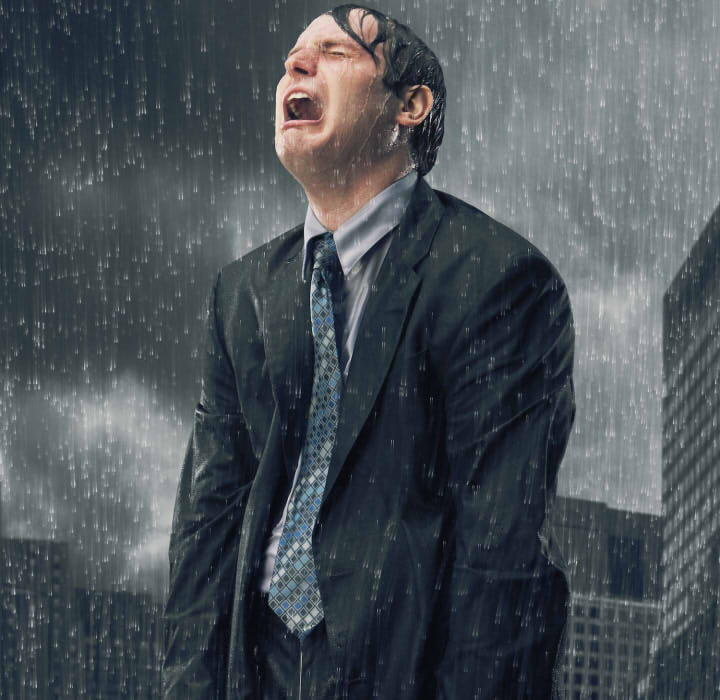
//> input picture TryOpenCV/myimage.jpg, 720 x 700 px
$ ./Source   (built with g++ and OpenCV 4)
//> lines starting //> are read from the running program, lines starting //| are printed output that depends on the picture; after the words box and inside, x2 and y2 are one past the last pixel; in counts of white or black regions, pixels touching at a corner belong together
#include <opencv2/opencv.hpp>
#include <opencv2/core/core.hpp>
#include <opencv2/imgcodecs.hpp>
#include <opencv2/highgui/highgui.hpp>
#include <opencv2/imgproc/imgproc.hpp>
#include <math.h>
#include <cmath>
#include <vector>
#include <iostream>

using namespace cv;
using namespace std;

Mat White_Noise(Mat img)
{
	Mat res;
	res = img.clone();
	for (int i = 0; i < img.rows; i++)
		for (int j = 0; j < img.cols; j++)
		{
			if (!rand() % 256)
			{
				res.at<Vec3b>(i, j)[0] = 255;
				res.at<Vec3b>(i, j)[1] = 255;
				res.at<Vec3b>(i, j)[2] = 255;
			}
		}
	return res;
}

Mat SaltPepper_Noise(Mat& img, int min, int max)
{
	Mat noise(img.size(), img.type());
	for (int i = 0; i < img.rows; i++)
		for (int j = 0; j < img.cols; j++)
			noise.at<Vec3b>(i, j) = Vec3b(0, 0, 0);
	int random;
	for (int i = 0; i < img.rows; i++)
		for (int j = 0; j < img.cols; j++)
			if (rand() % 100 >= 50)
				for (int ch = 0; ch < 3; ++ch) {
					random = rand() % 256;
					if (random < min) noise.at<Vec3b>(i, j)[ch] = min;
					if (random > max) noise.at<Vec3b>(i, j)[ch] = max;
				}
	img += noise;
	return img;
}

Mat GeometricMean(Mat img)
{
	Mat res;
	res = img.clone();
	int Radx = 2;	int Rady = 2;
	int mn = 2 * Radx * 2 * Rady;
	for (int x = 0; x < img.cols; x++)
		for (int y = 0; y < img.rows; y++)
		{
			double resR = 1;
			double resG = 1;
			double resB = 1;
			for (int i = -Rady; i < Rady; i++)
				for (int j = -Radx; j < Radx; j++)
				{
					int X = min(x + j, img.cols - 1);
					X = max(X, 0);
					int Y = min(y + i, img.rows - 1);
					Y = max(Y, 0);
					Vec3b bgr = img.at<Vec3b>(Y, X);
					if (bgr[2])
						resR *= bgr[2];
					if (bgr[1])
						resG *= bgr[1];
					if (bgr[0])
						resB *= bgr[0];
				}
			int a = pow(resB, 1.0 / (9 * Radx * Rady));
			res.at<Vec3b>(y, x)[0] = min(pow(resB, 1.0 / (mn)), 255.0);
			res.at<Vec3b>(y, x)[1] = min(pow(resG, 1.0 / (mn)), 255.0);
			res.at<Vec3b>(y, x)[2] = min(pow(resR, 1.0 / (mn)), 255.0);
		}
	return res;
}

Mat ArifmeticMean(Mat img)
{
	Mat res;
	res = img.clone();
	int Radx = 2;	int Rady = 2;
	int mn = 2 * Radx * 2 * Rady;
	for (int x = 0; x < img.cols; x++)
		for (int y = 0; y < img.rows; y++)
		{
			double resR = 1.0;
			double resG = 1.0;
			double resB = 1.0;
			for (int i = -Rady; i < Rady; i++)
				for (int j = -Radx; j < Radx; j++)
				{
					int X = min(x + j, img.cols - 1);
					X = max(X, 0);
					int Y = min(y + i, img.rows - 1);
					Y = max(Y, 0);
					Vec3b bgr = img.at<Vec3b>(Y, X);
					resR += bgr[2];
					resG += bgr[1];
					resB += bgr[0];
				}
			res.at<Vec3b>(y, x)[0] = min((int)(resB / (mn)), 255);
			res.at<Vec3b>(y, x)[1] = min((int)(resG / (mn)), 255);
			res.at<Vec3b>(y, x)[2] = min((int)(resR / (mn)), 255);
		}
	return res;
}

Mat HarmonicMean(Mat img)
{
	Mat res;
	res = img.clone();
	int Radx = 2;
	int Rady = 2;
	float mn = (float)(2 * Radx * 2 * Rady);
	for (int x = 0; x < img.cols; x++)
		for (int y = 0; y < img.rows; y++)
		{
			double resR = 0.0;
			double resG = 0.0;
			double resB = 0.0;
			for (int i = -Rady; i < Rady; i++)
				for (int j = -Radx; j < Radx; j++)
				{
					int X = min(x + j, img.cols - 1);
					X = max(X, 0);
					int Y = min(y + i, img.rows - 1);
					Y = max(Y, 0);
					Vec3b bgr = img.at<Vec3b>(Y, X);
					resR += 1.0 / bgr[2];
					resG += 1.0 / bgr[1];
					resB += 1.0 / bgr[0];
				}
			res.at<Vec3b>(y, x)[0] = min((int)(mn / resB), 255);
			res.at<Vec3b>(y, x)[1] = min((int)(mn / resG), 255);
			res.at<Vec3b>(y, x)[2] = min((int)(mn / resR), 255);
		}
	return res;
}

void insertionSort(Vec3b* window, int size) {
	int i, j;
	Vec3b temp;
	for (i = 0; i < size * size; i++) {
		temp = window[i];
		for (j = i - 1; j >= 0 && (0.3 * temp.val[2] + 0.59 * temp.val[1] +
			0.11 * temp.val[0]) < (0.3 * window[j].val[2] +
				0.59 * window[j].val[1] +
				0.11 * window[j].val[0]);
			j--) {
			window[j + 1] = window[j];
		}
		window[j + 1] = temp;
	}
}
Mat MidpointFilter(Mat& img, int size) {
	Mat res;
	res = img.clone();
	int n = size * size;
	Vec3b* window = new Vec3b[n];

	int i, j;
	int height = img.rows;
	int width = img.cols;

	for (i = 0; i < height; i++) {
		for (j = 0; j < width; j++) {
			int x = -1;
			for (int p = 0; p < size; p++) {
				for (int q = 0; q < size; q++) {
					int tmp1 = i + p;
					while (tmp1 >= height) tmp1--;
					int tmp2 = j + q;
					while (tmp2 >= width) tmp2--;
					window[++x] = img.at<Vec3b>(tmp1, tmp2);
					}
			}
			insertionSort(window, size);
			Vec3b min = window[0];
			Vec3b max = window[size - 1];
			Vec3b avg = (min + max) / 2;
			res.at<Vec3b>(i, j) = avg;
		}
	}
	delete[] window;
	return res;
}

float GetIntensity(Mat src)
{
	float res = 0;
	for (int y = 0; y < src.rows; y++)
		for (int x = 0; x < src.cols; x++)
		{
			Vec3b bgr = src.at<Vec3b>(y, x);
			res += (bgr[0] + bgr[1] + bgr[2]);
		}
	res = res / (src.rows * src.cols);
	return res;
}

float GetContrast(Mat src)
{
	float res = 0;
	float M = GetIntensity(src);
	for (int y = 0; y < src.rows; y++)
		for (int x = 0; x < src.cols; x++)
		{
			Vec3b bgr = src.at<Vec3b>(y, x);
			res += pow((bgr[0] + bgr[1] + bgr[2]) - M, 2);
		}
	res = sqrt(res / (src.rows * src.cols));
	return res;
}

float GetCov(Mat src1, Mat src2)
{
	float res = 0;
	float M1 = GetIntensity(src1);
	float M2 = GetIntensity(src2);
	for (int y = 0; y < src1.rows; y++)
		for (int x = 0; x < src1.cols; x++)
		{
			Vec3b bgr1 = src1.at<Vec3b>(y, x);
			Vec3b bgr2 = src2.at<Vec3b>(y, x);
			res += (bgr1[0] + bgr1[1] + bgr1[2] - M1) * (bgr2[0] + bgr2[1] + bgr2[2] - M2);
		}
	return res / (src1.rows * src1.cols);
}

float SSIM(Mat src1, Mat src2)
{
	return (2.f * GetIntensity(src1) * GetIntensity(src2)) * (2 * GetCov(src1, src2))
		/ ((GetIntensity(src1) * GetIntensity(src1) + GetIntensity(src2) * GetIntensity(src2)) * (GetContrast(src1) * GetContrast(src1)
			+ GetContrast(src2) * GetContrast(src2)));
}

int main()
{
	srand(time(NULL));
	setlocale(LC_ALL, "Russian");
	Mat src;
	src = imread("myimage.jpg", IMREAD_UNCHANGED);
//> src is the input picture: 700 rows x 720 cols, CV_8UC3; mean B, G, R 87.5, 82.3, 74.4
	if (!src.data)
	{
		cout << "Image not loaded";
		return -1;
	}
	imshow("Исходник", src);
	waitKey(500);

	Mat noiseimg = SaltPepper_Noise(src, 10, 240);
//> after the loop in SaltPepper_Noise, `for (int i = 0; i < img.rows; i++)`: noise: 700 rows x 720 cols, CV_8UC3; every value is 0
//> after the loop in SaltPepper_Noise, `for (int i = 0; i < img.rows; i++)`:
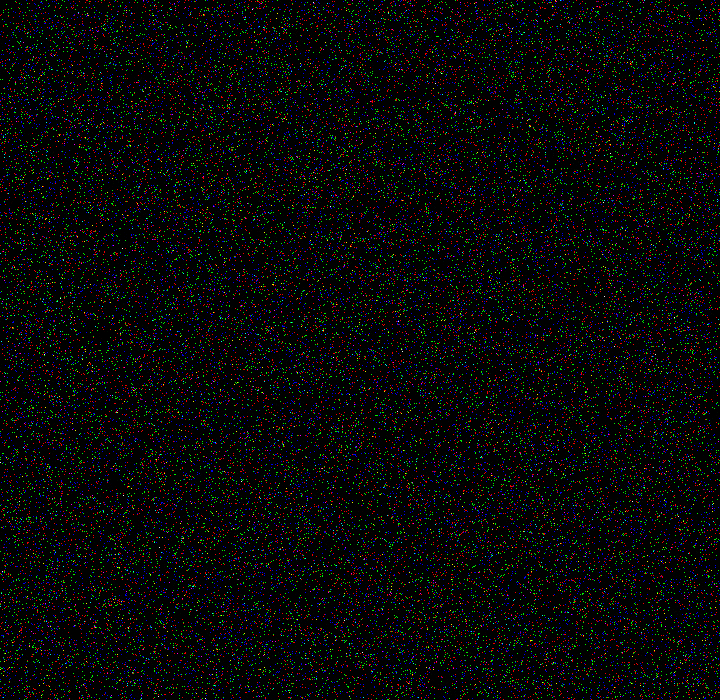
//> noise: 700 rows x 720 cols, CV_8UC3; mean B, G, R 7.3, 7.3, 7.2
//> in SaltPepper_Noise, `img += noise;`:
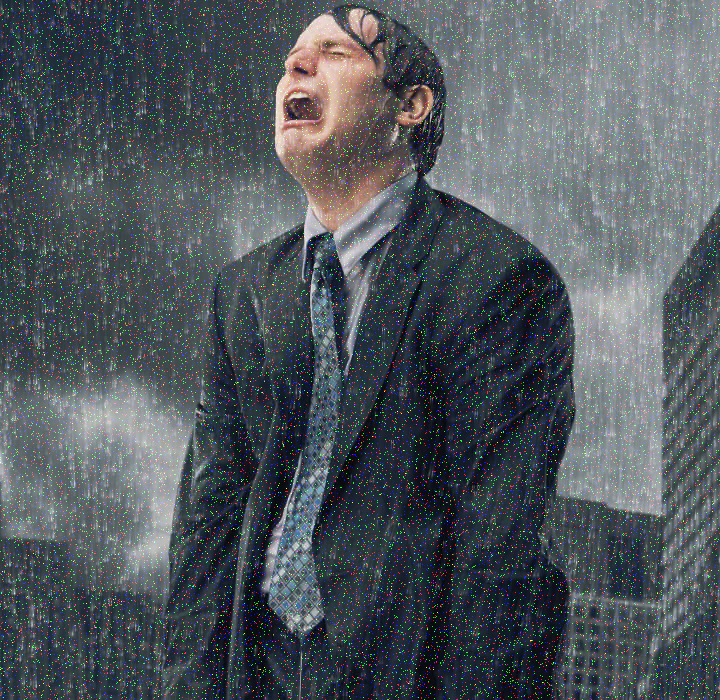
//> img: 700 rows x 720 cols, CV_8UC3; 13.28% of pixels changed, all inside (x1, y1, x2, y2) = (0, 0, 720, 700)
	imshow("Cоль и перец", noiseimg);

	//Mat noiseimg = White_Noise(src);
	//imshow("Белый шум", noiseimg);

	Mat geometricmeanimg = GeometricMean(noiseimg);
	imshow("Фильтр геометрического среднего", geometricmeanimg);
	float SSIM_geometricmean = SSIM(geometricmeanimg, src);
//> the loop in GetIntensity, `for (int y = 0; y < src.rows; y++)` made 700 passes
//> res on passes 1 to 3: 206272, 412113, 617317
//> after the loop in GetIntensity, `for (int y = 0; y < src.rows; y++)`: res = 125659488
//> in GetIntensity, `res = res / (src.rows * src.cols);`: res = 249.3
//> the loop in GetIntensity (call 2), `for (int y = 0; y < src.rows; y++)` made 700 passes
//> res on passes 1 to 3: 212469, 424379, 635748
//> in GetCov, `float M2 = GetIntensity(src2);`: M2 = 260.2
//> the loop in GetCov, `for (int y = 0; y < src1.rows; y++)` made 700 passes
//> res on passes 1 to 3: 9287133, 18152092, 27164106
//> after the loop in GetCov, `for (int y = 0; y < src1.rows; y++)`: res = 8.08e+09
//> in GetContrast, `float M = GetIntensity(src);`: M = 249.3
//> the loop in GetContrast, `for (int y = 0; y < src.rows; y++)` made 700 passes
//> res on passes 1 to 3: 9403792, 18693048, 27863508
//> after the loop in GetContrast, `for (int y = 0; y < src.rows; y++)`: res = 8.25e+09
//> in GetContrast, `res = sqrt(res / (src.rows * src.cols));`: res = 127.9
//> the loop in GetContrast (call 2), `for (int y = 0; y < src.rows; y++)` made 700 passes
	cout << "SSIM-индекс для геометрического среднего: " << SSIM_geometricmean << endl;
//| SSIM-индекс для геометрического среднего: 0.906048


	Mat arifmetimeanimg = ArifmeticMean(noiseimg);
//> after the loop in ArifmeticMean, `for (int x = 0; x < img.cols; x++)`:
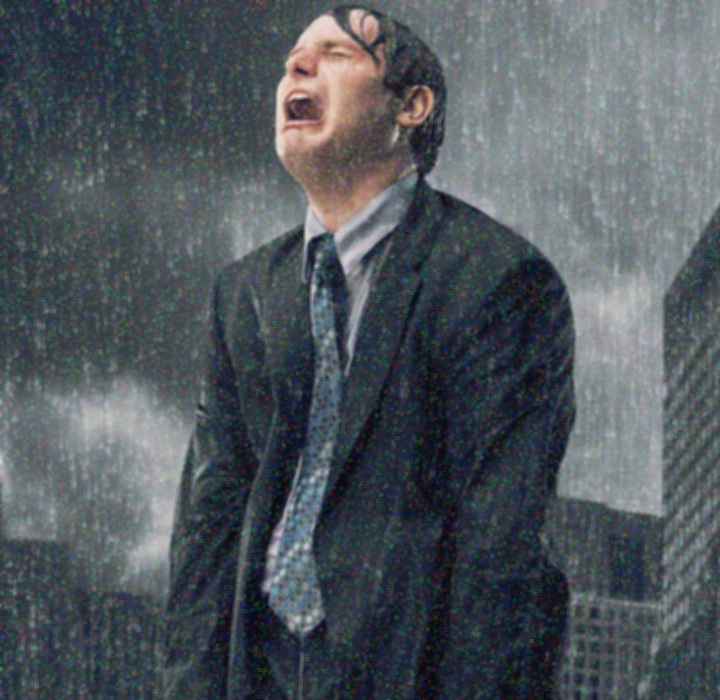
//> res: 700 rows x 720 cols, CV_8UC3; mean B, G, R 92.3, 87.2, 79.5
	imshow("Фильтр арифметического среднего", arifmetimeanimg);
	float SSIM_arifmetimean = SSIM(arifmetimeanimg, src);
	cout << "SSIM-индекс для арифметического среднего: " << SSIM_arifmetimean << endl;
//| SSIM-индекс для арифметического среднего: 0.906961


	Mat harmonicmeanimg = HarmonicMean(noiseimg);
	imshow("Фильтр гармонического среднего", harmonicmeanimg);
	float SSIM_harmonicmean = SSIM(harmonicmeanimg, src);
	cout << "SSIM-индекс для гармонического среднего:  " << SSIM_harmonicmean << endl;
//| SSIM-индекс для гармонического среднего:  0.902572


	Mat	midpointimg = MidpointFilter(noiseimg, 2);
//> after the loop in MidpointFilter, `for (i = 0; i < height; i++)`:
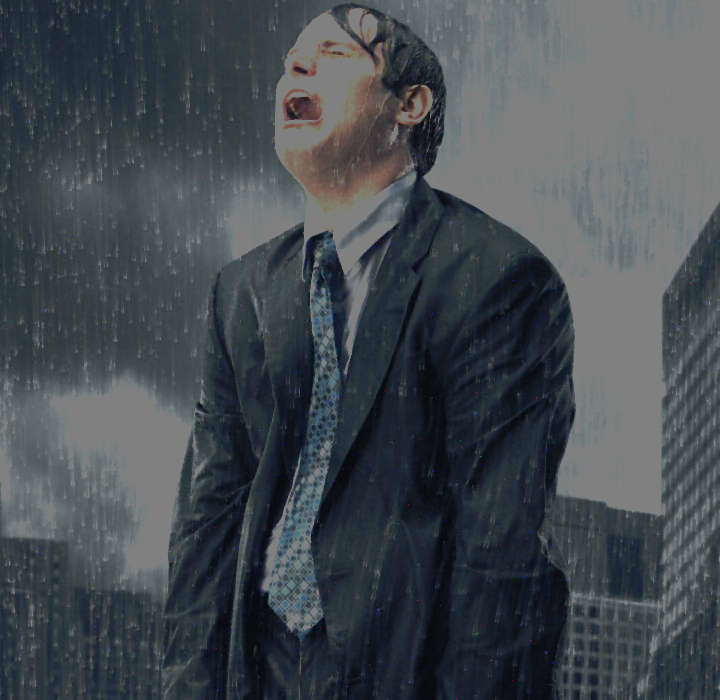
//> res: 700 rows x 720 cols, CV_8UC3; mean B, G, R 80.9, 75.7, 68.4
	imshow("Midpoint Filter", midpointimg);
	float SSIM_midpoint = SSIM(midpointimg, src);
	cout << "SSIM-индекс для midpoint filter " << SSIM_midpoint << endl;
//| SSIM-индекс для midpoint filter 0.857219

	if (SSIM_geometricmean > SSIM_arifmetimean)
	{
		if (SSIM_geometricmean > SSIM_harmonicmean)
		{
			if (SSIM_geometricmean > SSIM_midpoint)
				cout << "Лучший результат у фильтра геометрического среднего. " << endl;
			else cout << "Лучший результат у midpoint filter. " << endl;
		}
		else
		{
			if (SSIM_harmonicmean > SSIM_midpoint)
				cout << "Лучший результат у фильтра гармонического среднего. " << endl;
			else cout << "Лучший результат у фильтра midpoint filter. " << endl;
		}
	}	else
	{
		if (SSIM_arifmetimean > SSIM_harmonicmean)
		{
			if (SSIM_arifmetimean > SSIM_midpoint)
				cout << "Лучший результат у фильтра арифметического среднего. " << endl;
			else cout << "Лучший результат у фильтра midpoint filter. " << endl;
		}
		else
		{
			if (SSIM_harmonicmean > SSIM_midpoint)
				cout << "Лучший результат у фильтра гармонического среднего. " << endl;
			else cout << "Лучший результат у фильтра midpoint filter. " << endl;
		}
	}

	waitKey();
	return 0;
}
